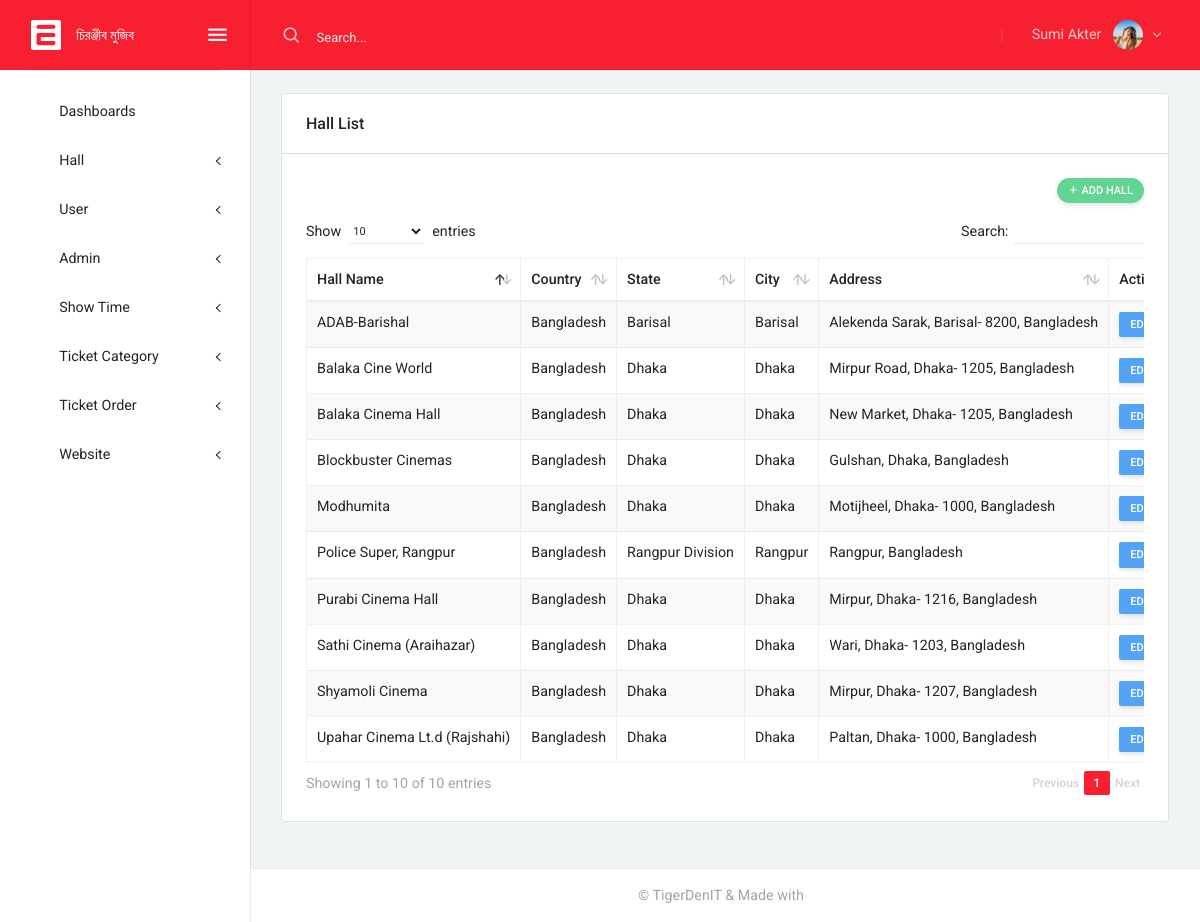
Screenshot of /admin/hall.php with the database file from the repository.
### tables this page shows
CREATE TABLE `admin_cinema_hall` (
  `id` int(10) NOT NULL,
  `Hall_ID` varchar(255) NOT NULL,
  `Hall_Name` varchar(255) NOT NULL,
  `Hall_Country` varchar(255) NOT NULL,
  `Hall_state` varchar(255) NOT NULL,
  `Hall_City` varchar(255) NOT NULL,
  `Hall_Address` varchar(300) NOT NULL
);

### admin/inc/function.php (called while the page is built, shortened)
<?php
function SelectData($TableName, $moresql){
    global $conn;
    $sql = "SELECT * FROM $TableName $moresql";
    $select = mysqli_query($conn, $sql);
    return $select;
}
?>

### admin/hall.php (the view, shortened to what this page needs)
    <?php include 'inc/header.php';?>
   <div class="layout-content">
        <div class="container-fluid flex-grow-1 container-p-y">
         <div class="row">
             <div class="col-md-12">
                <div class="card">
                    <div class="card-header">
                        <h5 class=""> Hall List </h5>
                    </div>
                    <div class="card-body">
                        <div class="row align-items-center m-l-0">
                            <div class="col-sm-6 text-right">
                                <button class="btn btn-success btn-sm mb-3 btn-round" data-toggle="modal" data-target="#modal-report"><i class="feather icon-plus"></i> Add Hall</button>
                            </div>
                        </div>
                        <div class="table-responsive">
                            <table id="report-table" class="table table-bordered table-striped mb-0">
                                <thead>
                                    <tr>
                                        <th>Hall Name</th>
                                        <th>Country</th>
                                        <th>State</th>
                                        <th>City</th>
                                        <th>Address</th>
                                        <th>Action</th>
                                    </tr>
                                </thead>
                                <tbody>
                            <?php
                                $data = SelectData('admin_cinema_hall','');
                                while ($row = $data->fetch_assoc()) {?>
                                    <tr>
                                        <td><?= $row['Hall_Name']; ?></td>
                                        <td><?= $row['Hall_Country']; ?></td>
                                        <td><?= $row['Hall_state']; ?></td>
                                        <td><?= $row['Hall_City']; ?></td>
                                        <td><?= $row['Hall_Address']; ?></td>
                                        <td>
                                            <a href="#!" class="btn btn-info btn-sm">Edit</a>
                                        </td>
                                    </tr>
                                <?php } ?>
                                </tbody>
                            </table>
                        </div>
                    </div>
                </div>
             </div>
        </div>
     </div>
</div>
<?php include 'inc/footer.php';?>

### admin/assets/libs/datatables/datatables.css (style rules this page uses)
table.dataTable { clear:both;margin-top:6px !important;margin-bottom:6px !important;max-width:none !important;border-collapse:separate !important }
table.dataTable td,table.dataTable th { -webkit-box-sizing:content-box;box-sizing:content-box }
table.dataTable thead>tr>th.sorting_asc,table.dataTable thead>tr>th.sorting_desc,table.dataTable thead>tr>th.sorting,table.dataTable thead>tr>td.sorting_asc,table.dataTable thead>tr>td.sorting_desc,table.dataTable thead>tr>td.sorting { padding-right:30px }
table.dataTable thead .sorting,table.dataTable thead .sorting_asc,table.dataTable thead .sorting_desc,table.dataTable thead .sorting_asc_disabled,table.dataTable thead .sorting_desc_disabled { cursor:pointer;position:relative }
table.dataTable thead .sorting:before,table.dataTable thead .sorting:after,table.dataTable thead .sorting_asc:before,table.dataTable thead .sorting_asc:after,table.dataTable thead .sorting_desc:before,table.dataTable thead .sorting_desc:after,table.dataTable thead .sorting_asc_disabled:before,table.dataTable thead .sorting_asc_disabled:after,table.dataTable thead .sorting_desc_disabled:before,table.dataTable thead .sorting_desc_disabled:after { position:absolute;bottom:0.9em;display:block;opacity:0.3 }
table.dataTable thead .sorting:before,table.dataTable thead .sorting_asc:before,table.dataTable thead .sorting_desc:before,table.dataTable thead .sorting_asc_disabled:before,table.dataTable thead .sorting_desc_disabled:before { right:1em;content:"\2191" }
table.dataTable thead .sorting:after,table.dataTable thead .sorting_asc:after,table.dataTable thead .sorting_desc:after,table.dataTable thead .sorting_asc_disabled:after,table.dataTable thead .sorting_desc_disabled:after { right:0.5em;content:"\2193" }
table.dataTable thead .sorting_asc:before,table.dataTable thead .sorting_desc:after { opacity:1 }
table.table-bordered.dataTable th,table.table-bordered.dataTable td { border-left-width:0 }
table.table-bordered.dataTable th:last-child,table.table-bordered.dataTable th:last-child,table.table-bordered.dataTable td:last-child,table.table-bordered.dataTable td:last-child { border-right-width:0 }
table.table-bordered.dataTable tbody th,table.table-bordered.dataTable tbody td { border-bottom-width:0 }
table.dataTable { width:100% !important;border-collapse:collapse !important }
table.dataTable thead th { vertical-align:middle }
table.dataTable thead .sorting::before,table.dataTable thead .sorting::after,table.dataTable thead .sorting_asc::before,table.dataTable thead .sorting_asc::after,table.dataTable thead .sorting_desc::before,table.dataTable thead .sorting_desc::after,table.dataTable thead .sorting_asc_disabled::before,table.dataTable thead .sorting_asc_disabled::after,table.dataTable thead .sorting_desc_disabled::before,table.dataTable thead .sorting_desc_disabled::after { top:50%;margin-top:-.625rem;height:1.25rem;line-height:1.25rem }

### admin/assets/css/uikit.css (style rules this page uses)
.card { margin-bottom: 1.5rem; }
.card .card-header h5 { margin-bottom: 0; }
.m-l-0 { margin-left: 0px; }

### rows the page displays
admin_cinema_hall: Hall_Name "Shyamoli Cinema", Hall_Country "Bangladesh", Hall_state "Dhaka", Hall_City "Dhaka", Hall_Address "Mirpur, Dhaka- 1207, Bangladesh"
admin_cinema_hall: Hall_Name "Modhumita", Hall_Country "Bangladesh", Hall_state "Dhaka", Hall_City "Dhaka", Hall_Address "Motijheel, Dhaka- 1000, Bangladesh"
admin_cinema_hall: Hall_Name "Purabi Cinema Hall", Hall_Country "Bangladesh", Hall_state "Dhaka", Hall_City "Dhaka", Hall_Address "Mirpur, Dhaka- 1216, Bangladesh"
admin_cinema_hall: Hall_Name "Balaka Cine World", Hall_Country "Bangladesh", Hall_state "Dhaka", Hall_City "Dhaka", Hall_Address "Mirpur Road, Dhaka- 1205, Bangladesh"
admin_cinema_hall: Hall_Name "Balaka Cinema Hall", Hall_Country "Bangladesh", Hall_state "Dhaka", Hall_City "Dhaka", Hall_Address "New Market, Dhaka- 1205, Bangladesh"
admin_cinema_hall: Hall_Name "Blockbuster Cinemas", Hall_Country "Bangladesh", Hall_state "Dhaka", Hall_City "Dhaka", Hall_Address "Gulshan, Dhaka, Bangladesh"
admin_cinema_hall: Hall_Name "Upahar Cinema Lt.d (Rajshahi)", Hall_Country "Bangladesh", Hall_state "Dhaka", Hall_City "Dhaka", Hall_Address "Paltan, Dhaka- 1000, Bangladesh"
admin_cinema_hall: Hall_Name "Sathi Cinema (Araihazar)", Hall_Country "Bangladesh", Hall_state "Dhaka", Hall_City "Dhaka", Hall_Address "Wari, Dhaka- 1203, Bangladesh"
admin_cinema_hall: Hall_Name "ADAB-Barishal", Hall_Country "Bangladesh", Hall_state "Barisal", Hall_City "Barisal", Hall_Address "Alekenda Sarak, Barisal- 8200, Bangladesh"
admin_cinema_hall: Hall_Name "Police Super, Rangpur", Hall_Country "Bangladesh", Hall_state "Rangpur Division", Hall_City "Rangpur", Hall_Address "Rangpur, Bangladesh"
